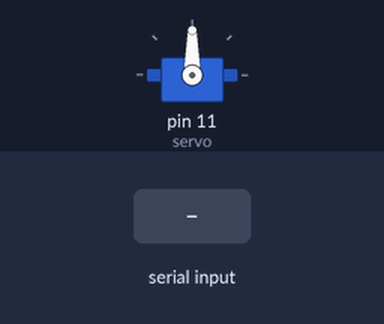
Recording of a sketch running on a simulated Arduino Mega 2560, built with avr-gcc and run on an emulated ATmega2560. Shown: servo. The inputs (shaded band) are chosen by the test bench.

Above: at 1.2 s.
1.3 s: "s90\n" received over the second serial link
At 2.0 s:
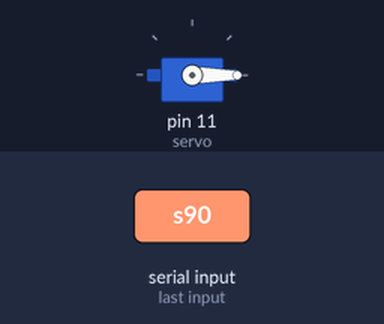
2.8 s: "s,45\n" received over the second serial link
At 3.2 s:
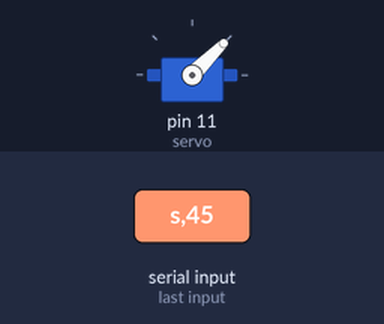
Timing chart, 0 to 5.8 s (numbered marks = the images above; inputs shaded):
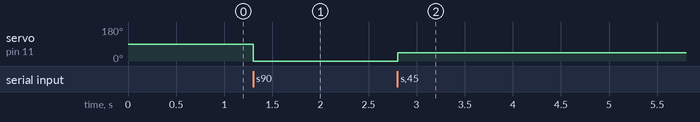

Measured:
- after the input at 1.3 s, servo on pin 11 (servo): 90° → 0° at once
- after the input at 2.8 s, servo on pin 11 (servo): 0° → 45° at once

The sketch:

bluetoothTest.ino
```cpp
#include <Servo.h>

char data[100];
byte dataIndex;
char sign;

Servo servo;

void setup() {
  Serial1.begin(9600);
  servo.attach(11);
}

void exeData(){
  if(data[0]== 's'){
    unsigned int val = atof(data+2);
    servo.write(val);
  }
}

void loop() {
  if(Serial1.available() > 0){
    sign = Serial1.read();
    if (sign == '\n'){
      data[dataIndex] = 0;
      exeData();
      dataIndex = 0;
    }else{
      data[dataIndex] = sign;
      if(dataIndex < 99)dataIndex++;
    }
  }


}
```
